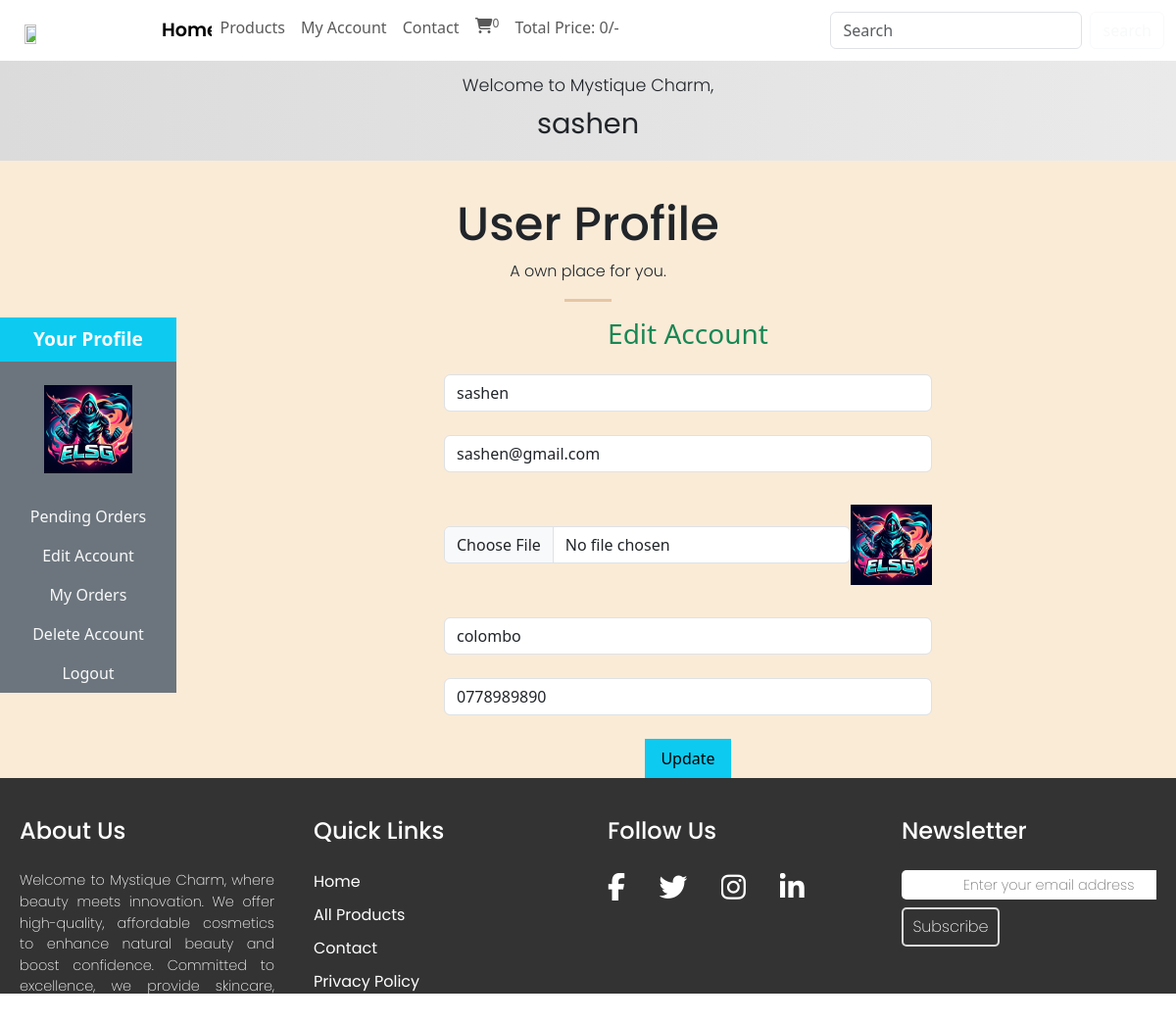
Page /users_area/profile.php?edit_account (signed in) on the committed database.
### tables this page shows
CREATE TABLE `user_table` (
  `user_id` int(11) NOT NULL,
  `username` varchar(100) NOT NULL,
  `user_email` varchar(100) NOT NULL,
  `user_password` varchar(255) NOT NULL,
  `user_image` varchar(255) NOT NULL,
  `user_ip` varchar(100) NOT NULL,
  `user_address` varchar(255) NOT NULL,
  `user_mobile` varchar(20) NOT NULL
);

### users_area/edit_account.php (the view, shortened to what this page needs)
<?php
if (isset($_GET['edit_account'])) {
    $user_session_name = $_SESSION['username'];
    $select_query = "select * from `user_table` where username='$user_session_name'";
    $result_query = mysqli_query($con, $select_query);
    $row_fetch = mysqli_fetch_assoc($result_query);
    $username = $row_fetch['username'];
    $user_email = $row_fetch['user_email'];
    $user_address = $row_fetch['user_address'];
    $user_mobile = $row_fetch['user_mobile'];
}
?>
<!DOCTYPE html>
<html lang="en">
<head>
</head>
<body>
    <h3 class="text-center text-success mb-4">Edit Account</h3>
    <form action="" method="post" enctype="multipart/form-data">
        <div class="form-outline mb-4">
            <input type="text" class="form-control w-50 m-auto" value="<?php echo $username; ?>" name="user_username">
        </div>
        <div class="form-outline mb-4">
            <input type="email" class="form-control w-50 m-auto" value="<?php echo $user_email; ?>" name="user_email">
        </div>
        <div class="form-outline mb-4 d-flex w-50 m-auto">
            <input type="file" class="form-control m-auto" name="user_image">
            <img src="./user_images/<?php echo $user_image; ?>" alt="" class="edit_image">
        </div>
        <div class="form-outline mb-4">
            <input type="text" class="form-control w-50 m-auto" value="<?php echo $user_address; ?>" name="user_address">
        </div>
        <div class="form-outline mb-4">
            <input type="text" class="form-control w-50 m-auto" value="<?php echo $user_mobile; ?>" name="user_mobile">
        </div>
        <input type="submit" value="Update" class="bg-info py-2 px-3 border-0" name="user_update">
    </form>
</body>
</html>

### users_area/profile.php (shortened to what this page needs)
<?php
include('../functions/common_function.php');
?>
<!DOCTYPE html>
<html lang="en">
<head>
    <link href="https://cdn.jsdelivr.net/npm/bootstrap@5.3.3/dist/css/bootstrap.min.css" rel="stylesheet">
    <link rel="stylesheet" href="https://cdnjs.cloudflare.com/ajax/libs/font-awesome/6.5.1/css/all.min.css" />
    <link rel="stylesheet" href="../style.css">
</head>
<body>
    <div class="container-fluid p-0">
        <nav class="navbar navbar-expand-lg navbar-light">
            <div class="container-fluid">
                <img src="../images/Logo.png" alt="" class="logo">
                <div class="collapse navbar-collapse" id="navbarSupportedContent">
                    <ul class="navbar-nav me-auto mb-2 mb-lg-0">
                        <li class="nav-item">
                            <a class="nav-link active" aria-current="page" href="../index.php">Home</a>
                        </li>
                        <li class="nav-item">
                            <a class="nav-link" href="../display_all.php">Products</a>
                        </li>
                        <li class="nav-item">
                            <a class="nav-link" href="profile.php">My Account</a>
                        </li>
                        <li class="nav-item">
                            <a class="nav-link" href="../contact.php">Contact</a>
                        </li>
                        <li class="nav-item">
                            <a class="nav-link" href="../cart.php"><i class="fa fa-shopping-cart" aria-hidden="true"></i><sup><?php cart_item(); ?></sup></a>
                        </li>
                        <li class="nav-item">
                            <a class="nav-link" href="#">Total Price: <?php total_cart_price(); ?>/-</a>
                        </li>
                    </ul>
                    <form class="d-flex" action="../search_product.php" method="get">
                        <input class="form-control me-2" type="search" placeholder="Search" aria-label="Search" name="search_data">
                        <input type="submit" value="search" class="btn btn-outline-light" name="search_data_product">
                    </form>
                </div>
            </div>
        </nav>
        <div class="profile_segment01">
            <nav class="profile_navbar">
                <ul class="navbar-nav">
                    <?php
                    if (!isset($_SESSION['username'])) {
                        echo "<li>
                    <p class='welcome'>Welcome to Mystique Charm,</p>
                    <p class='guest'>Guest</p>
                </li>";
                    } else {
                        echo "<li>
                    <p class='welcome'>Welcome to Mystique Charm,</p>
                    <p class='guest'>" . $_SESSION['username'] . "</p>
                </li>";
                    }
                    ?>
                </ul>
            </nav>
        </div>
        <div class="profile_segment02">
            <h3 class="profile_Seg01_heading1">User Profile</h3>
            <p class="profile_Seg01_heading2">A own place for you.</p>
            <hr class="Divider">
            <div class="row">
                <div class="col-md-2">
                    <ul class="navbar-nav bg-secondary text-center">
                        <li class="nav-item bg-info">
                            <a class="nav-link text-light your_profile" href="#">
                                Your Profile
                            </a>
                        </li>
                        <?php
                        $username = $_SESSION['username'];
                        $user_image = "select * from `user_table` where username='$username'";
                        $result_image = mysqli_query($con, $user_image);
                        $row_image = mysqli_fetch_array($result_image);
                        $user_image = $row_image['user_image'];
                        echo "<li class='nav-item'>
                    <img src='./user_images/$user_image' class='profile_img my-4 mt-4' alt=''>
                </li>";
                        ?>
                        <li class="nav-item">
                            <a class="nav-link text-light" href="profile.php">
                                Pending Orders
                            </a>
                        </li>
                        <li class="nav-item">
                            <a class="nav-link text-light" href="profile.php?edit_account">
                                Edit Account
                            </a>
                        </li>
                        <li class="nav-item">
                            <a class="nav-link text-light" href="profile.php?my_orders">
                                My Orders
                            </a>
                        </li>
                        <li class="nav-item">
                            <a class="nav-link text-light" aria-current="page" href="profile.php?delete_account">
                                Delete Account
                            </a>
                        </li>
                        <li class="nav-item">
                            <a class="nav-link text-light" aria-current="page" href="./logout.php">
                                Logout
                            </a>
                        </li>
                    </ul>
                </div>
                <div class="col-md-10 text-center">
                    <?php
                    if (isset($_GET['edit_account'])) {
                        include('edit_account.php');
                    }
                    ?>
                </div>
            </div>
            <?php
            include("../includes/footer.php");
            ?>
        </div>
</body>
</html>

### style.css (style rules this page uses)
* { margin: 0; padding: 0; box-sizing: border-box; overflow-x: hidden; }
.profile_img { width: 50%; height: 50%; }
.logo { width: 10%; height: 10%; margin-top: 1.1%; margin-left: 1.1%; }
hr.Divider { border-top: 3px solid #a95a06; margin-left: 48%; margin-right: 48%; }
a:link { text-decoration: black; }
.profile_segment01 { background: linear-gradient(to right, #dbdbdb, #eaeaea); }
.profile_segment02 { background-color: #faebd7; height: 850px; }
.profile_Seg01_heading1 { position: relative; margin-top: 3%; text-align: center; overflow: visible; font-family: "Poppins", sans-serif; font-weight: 500; font-size: 300%; font-style: normal; }
.profile_Seg01_heading2 { position: relative; text-align: center; overflow: visible; font-family: "Poppins", sans-serif; font-weight: 300; font-size: 100%; font-style: normal; }
.profile_navbar { text-align: center; }
.welcome { position: relative; overflow: hidden; font-family: "Poppins", sans-serif; font-weight: 300; font-style: normal; font-size: 110%; margin-top: 1%; height: fit-content; }
.guest { position: relative; overflow: visible; font-family: "Poppins", sans-serif; font-weight: 400; font-size: 180%; margin-top: -1%; }
.active { position: relative; color: #525252; font-family: "Poppins", sans-serif; font-weight: 600; font-size: 120%; font-style: normal; margin-left: 19.5%; margin-top: 2%; cursor: default; z-index: 1; }

### users_area/profile.php (style rules this page uses)
.profile_img { width: 90%; margin: auto; display: block; height: 100%; }
.your_profile { font-size: larger; font-weight: bold; }
.edit_image { width: 100px; height: 100px; object-fit: contain; }

### rows in the picture
user_table: user_image (picture), user_username "sashen", user_email "sashen@gmail.com", user_address "colombo", user_mobile "0778989890"

### other values in the picture
$count_cart_items "0"
$total_price "0"
$_SESSION['username'] "sashen"
